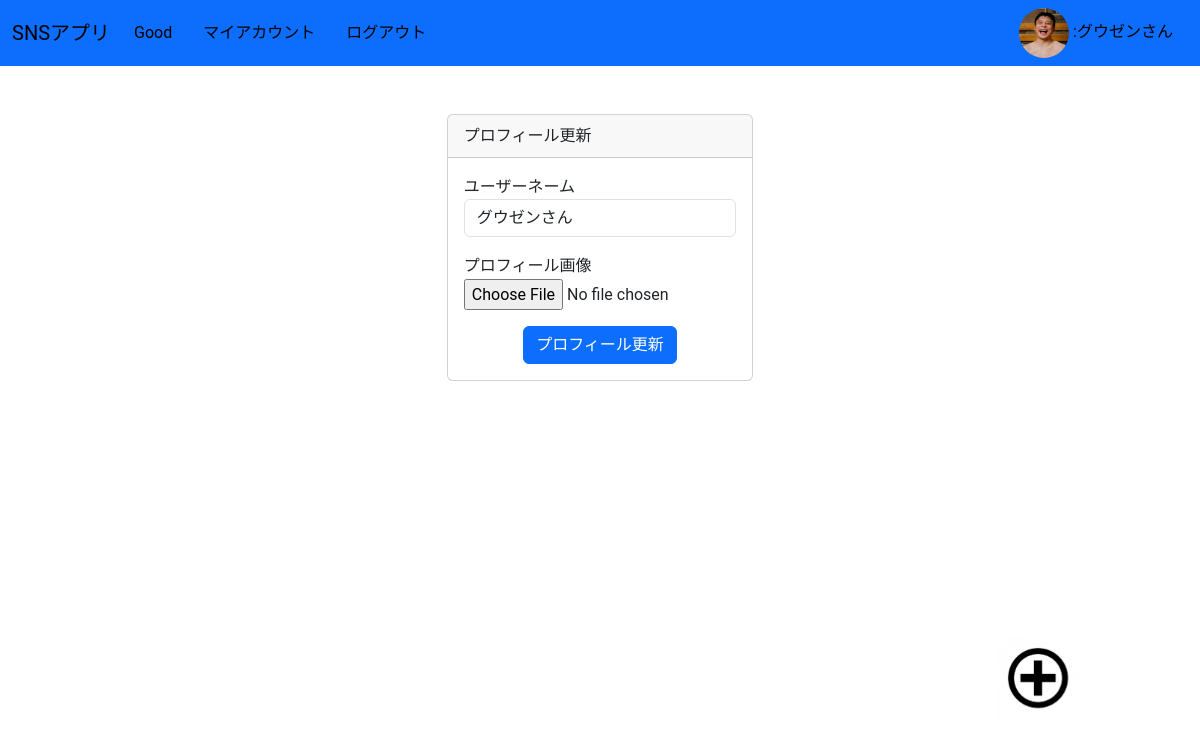
Screenshot of /security/edit/ (signed in) with the database file from the repository.
### security/models.py (models this page shows)
class CustomUser(AbstractUser):
    avatar=models.ImageField(upload_to='avatars/',null=True,blank=True)

### security/views.py (the view)
# urls.py: path('edit/',ProfileUpdateView.as_view(),name='profile_edit'),
class ProfileUpdateView(LoginRequiredMixin, UpdateView):
    model = CustomUser
    form_class = CustomUserForm  # 修正: formからform_classに変更
    login_url='/security/login/'
    template_name = 'security/profile_edit.html'
    success_url = reverse_lazy('sns:index')  # success_urlが正しく設定されているか確認
    def get_object(self, queryset=None):
        return self.request.user
    def get_context_data(self, **kwargs):
        context = super().get_context_data(**kwargs)
        context['login_user'] = self.request.user
        return context

### security/forms.py
class CustomUserForm(forms.ModelForm):
    class Meta:
        model = User
        fields = ['first_name', 'avatar']
        labels={
            'first_name':'ユーザーネーム',
            'avatar':'プロフィール画像',
        }
        widgets={
            'first_name':forms.TextInput(attrs={'class':'form-control'}),
            'avatar':forms.FileInput(attrs={'class':'form-control-file'}),
        }

### security/templates/security/profile_edit.html (shortened to what this page needs)
<!DOCTYPE html>
{% extends 'SNS_project/layout.html' %}
{% load static %}
{% block css %}
<link rel="stylesheet" href="{% static 'security/profile_edit.css' %}">
{% endblock css %}
{% block content %}
<div class="container mt-5">
    <div class="row justify-content-center">
        <div class="col-md-8">
            <div class="card">
                <div class="card-header">
                    プロフィール更新
                </div>
                <div class="card-body d-flex justify-content-center">
                    <form method="post" enctype="multipart/form-data" class="w-100">
                        <div class="form-group mb-3">
                            <label for="id_first_name">ユーザーネーム</label>
                            {{ form.first_name }}
                        </div>
                        <div class="form-group mb-3">
                            <label for="id_avatar">プロフィール画像</label>
                            {{ form.avatar }}
                        </div>
                        <button type="submit" class="btn btn-primary mx-auto d-block">プロフィール更新</button>
                    </form>
                </div>
            </div>
        </div>
    </div>
</div>
{% endblock %}

### templates/SNS_project/layout.html (shortened to what this page needs)
<!DOCTYPE html>
<html lang="ja">
{% load static %}
<head>
    <link href="https://cdn.jsdelivr.net/npm/bootstrap@5.3.0/dist/css/bootstrap.min.css" rel="stylesheet"
>
    <link rel="stylesheet" href="{% static 'SNS_project/header.css' %}">
    {% block css %}{% endblock %}
</head>
<body>
    <header class="bg-primary fixed-top">
        <nav class="navbar navbar-expand-lg navbar-dark">
            <div class="container-fluid">
                <a class="navbar-brand" href="{% url 'sns:index' %}">SNSアプリ</a>
                <div class="collapse navbar-collapse" id="navbarNavDropdown">
                    <ul class="navbar-nav">
                        <li class="nav-item">
                            <a class="nav-link" href="{% url 'sns:goods_view' %}">Good</a>
                        </li>
                        <li class="nav-item">
                            <a class="nav-link" href="{% url 'sns:my_account' %}">マイアカウント</a>
                        </li>
                        <li class="nav-item">
                            <a class="nav-link" href="{% url 'security:logout' %}">ログアウト</a>
                        </li>
                    </ul>
                    <div class="ms-auto">
                        <a class="nav-link" href="{% url 'security:profile_edit' %}">
                            {% if login_user.avatar %}
                            <img src="{{ login_user.avatar.url }}" alt="Profile" style="width: 50px; height: 50px;"
                                class="rounded-circle">
                            {% else %}
                            <img src="../../../media/avatars/avatar-not-set.png" alt="Default"
                                style="width: 50px; height: 50px;" class="rounded-circle">
                            {% endif %}
                            :{{ login_user.first_name }}
                        </a>
                    </div>
                </div>
            </div>
        </nav>
    </header>
    <main class="container">
        <div class="content1">{% block content %}{% endblock %}</div>
    </main>
    <footer>
        <a href="{% url 'sns:tweet' %}"><img src="../../media/pictures/plus.png" alt="plus_buttom"
                class="fixed-image"></a>
    </footer>
</body>
</html>

### static/SNS_project/header.css (style rules this page uses)
.container { display: flex; justify-content: center; }
.content1 { margin-top: 66px; width: 50%; }
.fixed-image { position: fixed; right: 10%; bottom: 10%; width: 7%; height: auto; }
body { font-family: 'Roboto',sans-serif; font-size: 16px; line-height: 1.6; }
.nav-link { margin-right: 15px; }
.navbar-brand, .nav-link { color: #000000 !important; }
.navbar { height: 66px; }

### rows the page displays
CustomUser: avatar (picture), first_name "グウゼンさん"
